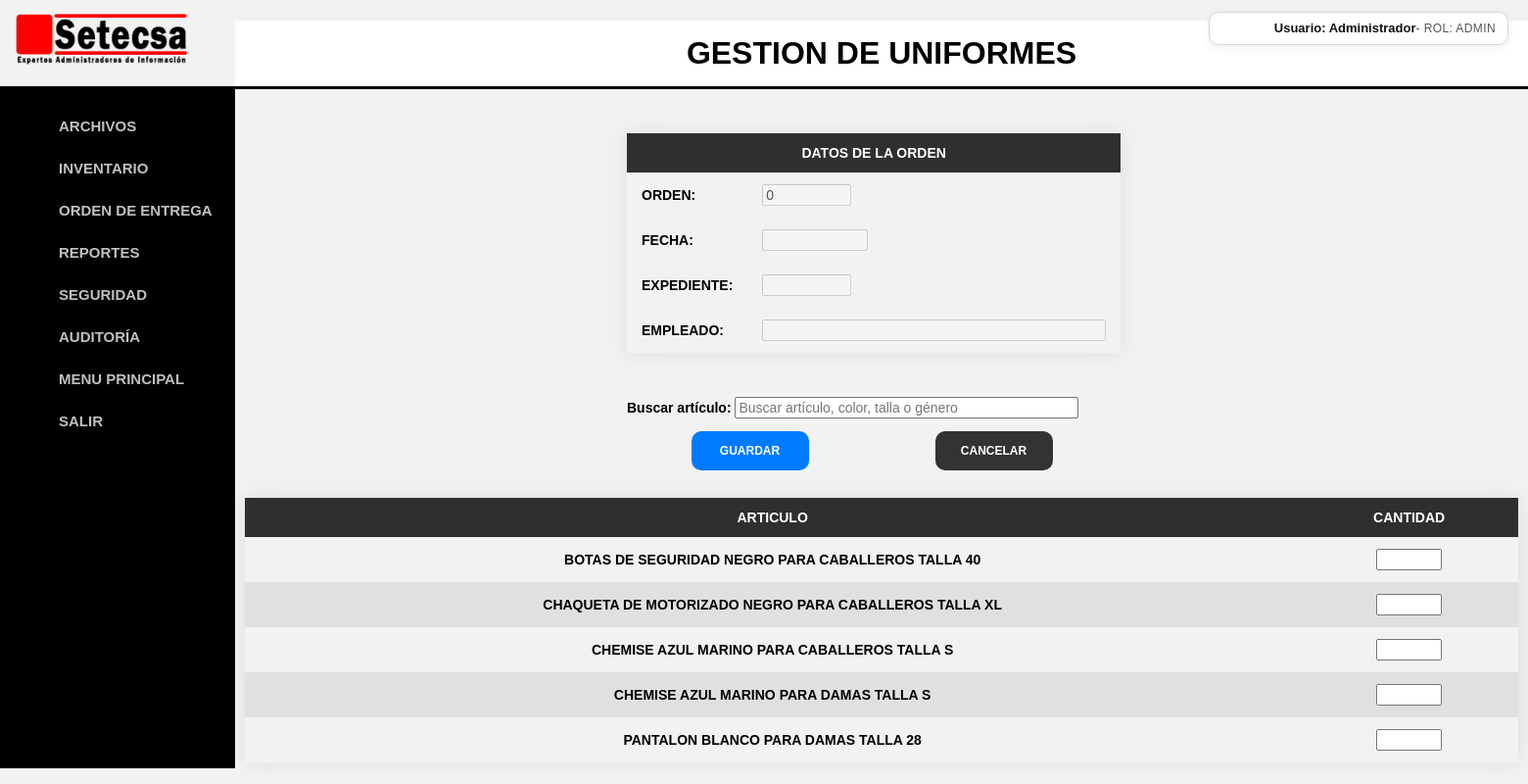
Screenshot of /ordenesmodificar.php (signed in) with the database file from the repository.
### tables this page shows
CREATE TABLE `inventario` (
  `id` bigint(20) UNSIGNED NOT NULL,
  `idarticulos` bigint(20) UNSIGNED NOT NULL,
  `idcolores` bigint(20) UNSIGNED NOT NULL,
  `idtallas` bigint(20) UNSIGNED NOT NULL,
  `idgeneros` bigint(20) UNSIGNED NOT NULL,
  `minimo` int(11) NOT NULL,
  `existencia` int(11) NOT NULL,
  `precio` float(7,2) NOT NULL
);

CREATE TABLE `articulos` (
  `id` bigint(20) UNSIGNED NOT NULL,
  `nombre` varchar(40) NOT NULL
);

CREATE TABLE `colores` (
  `id` bigint(20) UNSIGNED NOT NULL,
  `nombre` varchar(30) NOT NULL
);

CREATE TABLE `generos` (
  `id` bigint(20) UNSIGNED NOT NULL,
  `nombre` varchar(10) NOT NULL
);

CREATE TABLE `tallas` (
  `id` bigint(20) UNSIGNED NOT NULL,
  `nombre` varchar(5) NOT NULL
);

### funciones.php (called while the page is built, shortened)
<?php
    function b_combo($conn,$campo,$tabla,$id,$val)
    {
        $qry = "SELECT $campo FROM $tabla WHERE $id = '$val'";
        $rcombo =  mysqli_query($conn,$qry) or die('La consulta falló: '.$mysqli -> error);
        $combo = mysqli_fetch_array($rcombo, MYSQLI_ASSOC);
        return $combo[$campo];
    }
    function invierte_fecha($fech,$opc)
    {
        $fecha="";
        return $fecha;
    }

### ordenesmodificar.php (the view, shortened to what this page needs)
<?php
    include ('encabezado.php');
    include ('conexion_db.php');
    include ('funciones.php');
    $idorden = intval($_GET['id'] ?? 0);
    $qryOrden = "select * from ordenes where id=$idorden";
    $resultOrden = mysqli_query($mysqli,$qryOrden) or die('La consulta falló: '.$mysqli -> error);
    $rowOrden = mysqli_fetch_array($resultOrden, MYSQLI_ASSOC);
    $idempleados = trim($rowOrden['empleado']);
    $fecha = invierte_fecha($rowOrden['fecha'],0);
    $nombres = trim(b_combo($mysqli,'nombres','empleados','id',$idempleados));
    $apellidos = trim(b_combo($mysqli,'apellidos','empleados','id',$idempleados));
    $expediente = b_combo($mysqli,'expediente','empleados','id',$idempleados);
    $empleado = $nombres.' '.$apellidos;
    $cantidadesActuales = array();
    $qry = "select * from inventario where existencia > 0 or id in (select inventario from detalles where orden = $idorden) order by idarticulos";
    $result = mysqli_query($mysqli,$qry) or die('La consulta falló: '.$mysqli -> error);
    $css1= "sr_grid1";
    $color[1]=$css1;
    $ncolor=0;
?>
<html lang="en">
    <form action="metodos.php?metodo=ordenesmodificar&id=<?php echo $idorden?>" method="POST" >
        <table class="styled-table-1">
            <thead>
                <tr>
                    <th colspan="2">DATOS DE LA ORDEN</th>
                </tr>
            </thead>
            <tbody>
                <tr>
                    <td>ORDEN:</td>
                    <td><input type="text" size="8" maxlength="8" value="<?php echo $idorden?>" disabled></td>
                </tr>
                <tr>
                    <td>FECHA:</td>
                    <td><input type="text" size="10" maxlength="10" value="<?php echo $fecha?>" disabled></td>
                </tr>
                <tr>
                    <td>EXPEDIENTE:</td>
                    <td><input type="text" id="expediente" name="expediente" size="8" maxlength="8" value="<?php echo $expediente?>" disabled></td>
                </tr>
                <tr>
                    <td>EMPLEADO:</td>
                    <td><input type="text" id="empleado" name="empleado" size="40" maxlength="40" value="<?php echo $empleado?>" disabled></td>
                </tr>
            </tbody>
        </table>
        <div style="margin: 20px 400px 10px;">
            <label for="buscarArticulo" style="font-weight:bold;">Buscar artículo:</label>
            <input type="text" id="buscarArticulo" onkeyup="filtrarArticulos()" size="40" placeholder="Buscar artículo, color, talla o género">
        </div>
        <table class="tablabotones">
            <tr>
                <td><input type="submit" name="guardar" id="guardar" value="GUARDAR" class = "boton" title="GUARDAR"/></td>
                <td><input type="button" name="cancelar" id="cancelar" class = "boton" value="CANCELAR" title="CANCELAR" onclick="javascript:{lanzar('ordenesvista.php')}"></td>
            </tr>
        </table>
        <table class="styled-table-5">
            <thead>
                <tr>
                    <th>ARTICULO</th>
                    <th>CANTIDAD</th>
                </tr>
            </thead>
            <tbody>
                    <?php
                        while($row = mysqli_fetch_array($result, MYSQLI_ASSOC))
                        {
                            $id = $row['id'];
                            $idarticulos = $row['idarticulos'];
                            $producto = b_combo($mysqli,'nombre','articulos','id',$idarticulos);
                            $idcolores = $row['idcolores'];
                            $producto = $producto.' '.b_combo($mysqli,'nombre','colores','id',$idcolores);
                            $idtallas = $row['idtallas'];
                            $tallas = b_combo($mysqli,'nombre','tallas','id',$idtallas);
                            $idgeneros = $row['idgeneros'];
                            $producto = $producto.' PARA '.b_combo($mysqli,'nombre','generos','id',$idgeneros);
                            $producto = $producto.' TALLA '.$tallas;
                            $cantidadActual = isset($cantidadesActuales[$id]) ? $cantidadesActuales[$id] : '';
                    ?>
                            <tr class="<?php echo $color[$ncolor]?>">
                                <td><?php echo nl2br(trim($producto))?></td>
                                <td><input type="text" id="cantidad[<?php echo $id?>]" name="cantidad[<?php echo $id?>]" size="5" maxlength="5" value="<?php echo $cantidadActual?>"></td>
                            </tr>
                    <?php
                            $ncolor = $ncolor + 1;
                            if ($ncolor > 1 ) { $ncolor=0;}
                        }
                    ?>
                </tbody>
        </table>
    </form>
</html>

### formatos.css (style rules this page uses)
body { font-family: Arial, sans-serif; margin: 0; padding: 0; margin-left: 240px; background-color: #f2f2f2; color: #000; }
form, form * { font-size: 14px; }
.sr_grid1 { background-color: #e0e0e0; }
.boton { font-size:12px; font-family:sans-serif; font-weight:bold; color:#ffffff; background:#333333; border:0px; border-radius: 10px; width:120px; height:40px; }
input[type="submit"].boton[value="GUARDAR"], input[type="submit"][name="save"].boton, input[type="submit"][name="guardar"].boton, button[type="submit"].boton[value="GUARDAR"] { background: #007bff !important; color: #ffffff !important; }
.styled-table-1 { border-collapse: collapse; margin: 45px 400px; font-size: 1em; font-family: sans-serif; min-width: 500px; box-shadow: 0 0 20px #dcdcdc; }
.styled-table-1 thead tr { background-color: #2f2f2f; color: #ffffff; text-align: middle; }
.styled-table-1 th, .styled-table-1 td { padding: 12px 15px; }
.styled-table-1 tbody tr td { text-align: left; font-weight: bold; color: #000000; height: 10px; }
.styled-table-5 { border-collapse: collapse; margin: 25px 10px; font-size: 1em; font-family: sans-serif; min-width: 1300px; box-shadow: 0 0 20px #dcdcdc; }
.styled-table-5 thead tr { background-color: #2f2f2f; color: #ffffff; text-align: middle; }
.styled-table-5 th, .styled-table-5 td { padding: 12px 15px; }
.styled-table-5 tbody tr td { text-align: center; font-weight: bold; color: #000000; height: 10px; }
.tablabotones { margin: 0px 400px; min-width: 500px; }
.tablabotones tbody tr td { text-align: center; }

### rows the page displays
inventario: producto "BOTAS DE SEGURIDAD NEGRO PARA CABALLEROS TALLA 40"
inventario: producto "CHAQUETA DE MOTORIZADO NEGRO PARA CABALLEROS TALLA XL"
inventario: producto "CHEMISE AZUL MARINO PARA CABALLEROS TALLA S"
inventario: producto "CHEMISE AZUL MARINO PARA DAMAS TALLA S"
inventario: producto "PANTALON BLANCO PARA DAMAS TALLA 28"

### other values shown
$nombreUsuarioSesion "Administrador"
$rolUsuarioSesion "ADMIN"
